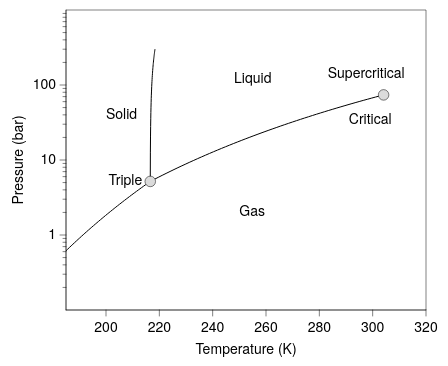

The specification (Vega-Lite) saved for this image:
### Vega-Lite specification from a JSON file in a GitHub repository (floating-point values rounded to 4 significant figures; data arrays with more than 128 entries replaced by an {"elided": "..."} marker saying what was removed)
{"background": null, "config": {"arc": {"fill": "#DBDBDB", "fillOpacity": 1.0, "innerRadius": 37.5, "padAngle": 0.03, "stroke": "black", "strokeOpacity": 1, "strokeWidth": 0.25}, "area": {"fill": "#DBDBDB", "fillOpacity": 1.0, "stroke": "black", "strokeOpacity": 1, "strokeWidth": 0.25}, "axis": {"domain": true, "domainCap": "round", "domainColor": "black", "domainWidth": 0.25, "grid": false, "gridCap": "round", "gridColor": "#F1F1F1", "gridDash": [0, 0], "gridOpacity": 1.0, "gridWidth": 0.25, "labelColor": "black", "labelFont": "Helvetica Neue, HelveticaNeue, Helvetica, Arial, sans-serif", "labelFontSize": 7, "labelFontStyle": "normal", "labelFontWeight": 400, "offset": 0, "ticks": true, "tickCap": "round", "tickColor": "black", "tickRound": false, "tickSize": 3, "tickWidth": 0.25, "titleColor": "black", "titleFont": "Helvetica Neue, HelveticaNeue, Helvetica, Arial, sans-serif", "titleFontSize": 7, "titleFontStyle": "normal", "titleFontWeight": 400}, "axisX": {"domain": true, "labelAlign": "center", "labelAngle": 0, "labels": true, "ticks": true, "translate": 0}, "axisY": {"domain": true, "labelAlign": "right", "labelAngle": 0, "labels": true, "ticks": true, "translate": 0}, "axisRight": {"domain": true, "labelAlign": "left", "labelAngle": 0, "labels": true, "ticks": true, "translate": 0}, "axisTop": {"domain": true, "labelAlign": "center", "labelAngle": 0, "labels": true, "ticks": true, "translate": 0}, "axisBand": {"tickOffset": 0}, "bar": {"fill": "#DBDBDB", "fillOpacity": 1.0, "stroke": "black", "strokeOpacity": 1, "strokeWidth": 0.25}, "boxplot": {"size": 13.5, "ticks": {"cornerRadius": 0.25, "fill": "black", "opacity": 1, "size": 6.75, "thickness": 0.25}, "box": {"fillOpacity": 1.0, "stroke": "black", "strokeOpacity": 1, "strokeWidth": 0.25}, "median": {"cornerRadius": 0, "fill": "black", "fillOpacity": 1.0, "opacity": 1, "size": 13.5, "thickness": 0.25}, "rule": {"fill": "black", "fillOpacity": 1.0, "size": 15.0, "stroke": "black", "strokeDash": [0, 0], "strokeOpacity": 1, "strokeWidth": 0.25}, "outliers": {"color": "black", "fill": "black", "fillOpacity": 1.0, "size": 0, "stroke": "black", "strokeOpacity": 1, "strokeWidth": 0.25}}, "circle": {"fill": "black", "fillOpacity": 1.0, "size": 1.875, "stroke": null, "strokeOpacity": 1, "strokeWidth": 0.25}, "errorband": {"band": {"fillOpacity": 0.6, "stroke": null, "strokeWidth": 0.25, "strokeOpacity": 1}, "borders": {"opacity": 0, "strokeOpacity": 0.25, "strokeWidth": 1}}, "errorbar": {"opacity": 1, "rule": {"strokeDash": [0, 0], "strokeWidth": 0.25}, "ticks": {"color": "black", "cornerRadius": 0.125, "opacity": 1, "size": 9.0, "thickness": 0.25}, "thickness": 0.25}, "font": "Helvetica Neue, HelveticaNeue, Helvetica, Arial, sans-serif", "geoshape": {"fill": "#DBDBDB", "fillOpacity": 1.0, "stroke": "black", "strokeOpacity": 1, "strokeWidth": 0.25}, "header": {"labelColor": "black", "labelFont": "Helvetica Neue, HelveticaNeue, Helvetica, Arial, sans-serif", "labelFontSize": 7, "labelFontStyle": "normal", "labelFontWeight": 400, "titleColor": "black", "titleFont": "Helvetica Neue, HelveticaNeue, Helvetica, Arial, sans-serif", "titleFontSize": 7, "titleFontStyle": "normal", "titleFontWeight": 400, "titlePadding": 0}, "legend": {"disable": false, "offset": 4.5, "titlePadding": 4, "labelOffset": 2, "gradientLabelOffset": 2, "gradientLength": 75.0, "gradientThickness": 7.5, "gradientOpacity": 1.0, "gradientStrokeColor": "black", "gradientStrokeWidth": 0.25, "labelColor": "black", "labelFont": "Helvetica Neue, HelveticaNeue, Helvetica, Arial, sans-serif", "labelFontSize": 7, "labelFontStyle": "normal", "labelFontWeight": 400, "strokeColor": "black", "strokeWidth": 0, "symbolSize": 42, "symbolStrokeColor": "black", "symbolStrokeWidth": 0.25, "titleColor": "black", "titleFont": "Helvetica Neue, HelveticaNeue, Helvetica, Arial, sans-serif", "titleFontSize": 7, "titleFontStyle": "normal", "titleFontWeight": 400}, "line": {"color": "black", "stroke": "black", "strokeCap": "butt", "strokeDash": [0, 0], "strokeOpacity": 1, "strokeWidth": 0.5}, "point": {"filled": true, "fill": "#DBDBDB", "fillOpacity": 1.0, "size": 7.5, "stroke": "black", "strokeOpacity": 1, "strokeWidth": 0.25}, "range": {"category": ["#B2B2B2", "#636363", "#4A7CD3", "#008542", "#382864", "#509F98", "#284F93", "#005226", "#A398D6", "#173633"], "diverging": {"scheme": ["#443E60", "#5F597E", "#7C759B", "#9994B6", "#B7B4CC", "#D6D5DC", "#F6F6F6", "#D1DAD9", "#A4C2BF", "#7AA9A4", "#578E89", "#37736E", "#1B5954"]}, "heatmap": {"scheme": ["#32022B", "#43044D", "#4C196E", "#4D338C", "#484DA6", "#3A68BB", "#1D83CA", "#1D9CCB", "#23B5C9", "#28CDC5", "#4DE0B4", "#91EE9F"]}, "ordinal": {"scheme": ["#F1F1F1", "#DBDBDB", "#C6C6C6", "#B2B2B2", "#9D9D9D", "#898989", "#767676", "#636363", "#515151", "#404040", "#2F2F2F", "#1F1F1F"]}, "ramp": {"scheme": ["#32022B", "#43044D", "#4C196E", "#4D338C", "#484DA6", "#3A68BB", "#1D83CA", "#1D9CCB", "#23B5C9", "#28CDC5", "#4DE0B4", "#91EE9F"]}}, "rule": {"color": "black", "stroke": "black", "strokeCap": "round", "strokeDash": [2, 2], "strokeOpacity": 1, "strokeWidth": 0.25}, "scale": {"bandPaddingInner": 0.1, "bandPaddingOuter": 0.1, "round": false}, "rect": {"fill": "#DBDBDB", "fillOpacity": 1.0, "stroke": "black", "strokeOpacity": 1, "strokeWidth": 0.25}, "square": {"fill": "#DBDBDB", "fillOpacity": 1.0, "size": 15.0, "stroke": "black", "strokeOpacity": 1, "strokeWidth": 0.25}, "text": {"color": "black", "font": "Helvetica Neue, HelveticaNeue, Helvetica, Arial, sans-serif", "fontSize": 7, "fontStyle": "normal", "fontWeight": 400}, "tick": {"color": "black", "cornerRadius": 0.125, "opacity": 1.0, "size": 13.5, "thickness": 0.25}, "title": {"anchor": "middle", "frame": "group", "color": "black", "font": "Helvetica Neue, HelveticaNeue, Helvetica, Arial, sans-serif", "fontSize": 7, "fontStyle": "normal", "fontWeight": 400, "subtitleColor": "black", "subtitleFont": "Helvetica Neue, HelveticaNeue, Helvetica, Arial, sans-serif", "subtitleFontSize": "Helvetica Neue, HelveticaNeue, Helvetica, Arial, sans-serif", "subtitleFontStyle": "normal", "subtitleFontWeight": 400}, "trail": {"color": "black", "opacity": 1, "size": 0.5}, "view": {"continuousWidth": 180, "continuousHeight": 150, "discreteWidth": 180, "discreteHeight": 150, "fill": null, "stroke": "black", "strokeWidth": 0.25}}, "layer": [{"layer": [{"data": {"name": "data-8fe92955c799ebca20823ced94063bf8"}, "mark": {"type": "line"}, "encoding": {"detail": {"field": "boundary", "type": "nominal"}, "x": {"field": "T", "scale": {"domain": [185, 320], "nice": false}, "title": "Temperature (K)", "type": "quantitative"}, "y": {"axis": {"values": [1, 10, 100]}, "field": "P", "scale": {"domain": [1, 300], "nice": false, "type": "log"}, "title": "Pressure (bar)", "type": "quantitative"}}}, {"data": {"name": "data-552e38837a02bf9e1416e4e04ed8ceca"}, "mark": {"type": "point", "filled": true, "opacity": 1, "size": 28}, "encoding": {"x": {"field": "T", "type": "quantitative"}, "y": {"field": "P", "type": "quantitative"}}}, {"data": {"values": [{"__dysonsphere__": 1}]}, "mark": {"type": "text", "align": "left", "angle": 0, "baseline": "middle", "dx": 0, "dy": 0, "opacity": 1.0}, "encoding": {"text": {"value": "Solid"}, "x": {"datum": 200.0}, "y": {"datum": 40.0}}}, {"data": {"values": [{"__dysonsphere__": 1}]}, "mark": {"type": "text", "align": "left", "angle": 0, "baseline": "middle", "dx": 0, "dy": 0, "opacity": 1.0}, "encoding": {"text": {"value": "Liquid"}, "x": {"datum": 248.0}, "y": {"datum": 120.0}}}, {"data": {"values": [{"__dysonsphere__": 1}]}, "mark": {"type": "text", "align": "left", "angle": 0, "baseline": "middle", "dx": 0, "dy": 0, "opacity": 1.0}, "encoding": {"text": {"value": "Gas"}, "x": {"datum": 250.0}, "y": {"datum": 2.0}}}, {"data": {"values": [{"__dysonsphere__": 1}]}, "mark": {"type": "text", "align": "right", "angle": 0, "baseline": "middle", "dx": 0, "dy": 0, "opacity": 1.0}, "encoding": {"text": {"value": "Supercritical"}, "x": {"datum": 312.0}, "y": {"datum": 140.0}}}, {"data": {"values": [{"__dysonsphere__": 1}]}, "mark": {"type": "text", "align": "right", "angle": 0, "baseline": "middle", "dx": -4, "dy": 0, "opacity": 1.0}, "encoding": {"text": {"value": "Triple"}, "x": {"datum": 216.6}, "y": {"datum": 5.18}}}, {"data": {"values": [{"__dysonsphere__": 1}]}, "mark": {"type": "text", "align": "right", "angle": 0, "baseline": "middle", "dx": 4, "dy": 0, "opacity": 1.0}, "encoding": {"text": {"value": "Critical"}, "x": {"datum": 304.1}, "y": {"datum": 34.0}}}]}, {"data": {"name": "data-8fe92955c799ebca20823ced94063bf8"}, "mark": {"type": "point", "opacity": 0}, "encoding": {"y": {"axis": {"domain": false, "grid": false, "labels": false, "orient": "left", "tickSize": 1.5, "ticks": true, "values": [0.2, 0.3, 0.4, 0.5, 0.6, 0.7, 0.8, 0.9, 2, 3, 4, 5, 6, 7, 8, 9, 20, 30, 40, 50, 60, 70, 80, 90, 200, 300, 400, 500, 600, 700, 800, 900]}, "field": "P", "scale": {"base": 10, "domain": [0.1, 1000], "type": "log"}, "title": null, "type": "quantitative"}}, "transform": [{"filter": "false"}]}], "resolve": {"axis": {"y": "independent"}}, "$schema": "https://vega.github.io/schema/vega-lite/v6.4.1.json", "datasets": {"data-8fe92955c799ebca20823ced94063bf8": {"elided": "150 records"}, "data-552e38837a02bf9e1416e4e04ed8ceca": [{"T": 216.6, "P": 5.18}, {"T": 304.1, "P": 73.8}]}}
